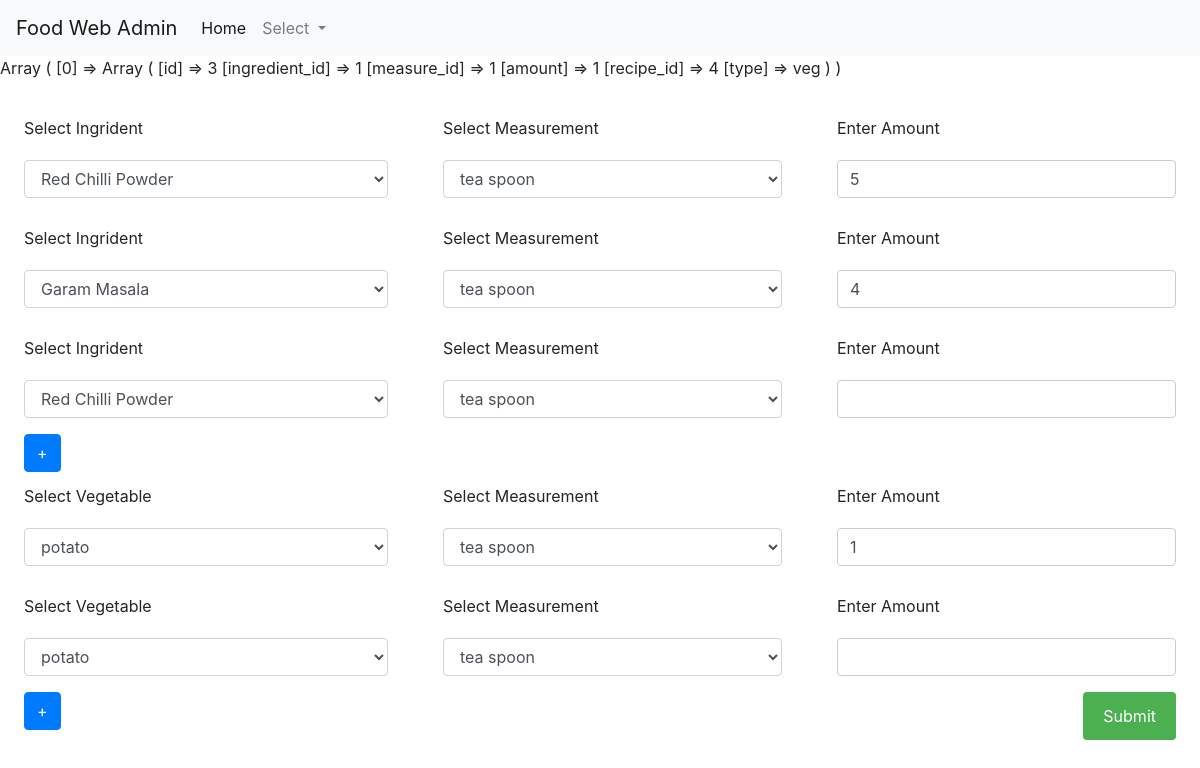
The app's page /admin/finalprocess.php?lid=4 with its own data.
### tables this page shows
CREATE TABLE `recipeprocess` (
  `id` int(5) NOT NULL,
  `ingredient_id` int(4) DEFAULT NULL,
  `measure_id` int(4) DEFAULT NULL,
  `amount` int(4) DEFAULT NULL,
  `recipe_id` int(4) DEFAULT NULL,
  `type` enum('ing','veg') DEFAULT NULL
);

### admin/finalprocess.php (the view, shortened to what this page needs)
<?php
include '../cdn.php';
include 'admin-nav.php';
include '../connection.php';
$idata=mysqli_fetch_all(mysqli_query($conn,"select * from recipeprocess where recipe_id=$_GET[lid] and type='ing'"),MYSQLI_ASSOC);
$vdata=mysqli_fetch_all(mysqli_query($conn,"select * from recipeprocess where recipe_id=$_GET[lid] and type='veg' "),MYSQLI_ASSOC);
print_r($vdata);
$vegetable = mysqli_fetch_all(mysqli_query($conn,"SELECT * FROM vegetable"),MYSQLI_ASSOC);
$ingredient = mysqli_fetch_all(mysqli_query($conn,"SELECT * FROM ingredient"),MYSQLI_ASSOC);
$measure = mysqli_fetch_all(mysqli_query($conn,"SELECT * FROM measure"),MYSQLI_ASSOC);
	?>
<div class="form-final" style="width: 100%; padding: 2%;">
	<form action="finalprocess.php?lid=<?php echo $_GET['lid'];?>" method="post">
			<?php
	 		if($idata){
	 			foreach ($idata as $ivalue) {
	 			?>
				<div class="row" >
					<div class="form-group cls-inner col-md-4">
						<label for="exampleFormControlSelect1">Select Ingrident</label>
						<select class="form-control" name="ingredient_id[]" id="exampleFormControlSelect1">
						<?php
				        foreach ($ingredient as $row)
				        {
						?>
							<?php $name = $row['name']; ?>
							<?php $id = $row['id']; ?>
							<?php
							if($ivalue['ingredient_id']==$row['id']){
							?>
						    <?php echo "<option selected value='$id'> $name</option>"; ?>
							<?php
							}else{
								echo "<option  value='$id'> $name</option>";
							}
		        		}
						?>
						</select>
			 		</div>
				 	<div class="form-group css-cls col-md-4">
					    <label for="exampleFormControlSelect1">Select Measurement</label>
					    <select class="form-control" name="measure_id[]" id="exampleFormControlSelect1">
						<?php
				        foreach ($measure as $row_measure)
				        {
						?>
							<?php $name = $row_measure['name']; ?>
							<?php $id = $row_measure['id']; ?>
							<?php
							if($ivalue['measure_id']==$row_measure['id']){
							?>
						    <?php echo "<option selected value='$id'> $name</option>"; ?>
						    <?php
							}else{
								 echo "<option value='$id'> $name</option>";
							}
						    ?>
						<?php
			        	}
						?>
						</select>
			 		</div>
			 		<div class="form-group css-cls col-md-4">
					    <label for="exampleFormControlSelect1">Enter Amount</label>
					    <input type="text" name="amount[]" value="<?php if($ivalue['amount']){echo $ivalue['amount'];} ?>" class="form-control" id="exampleFormControlSelect1">
				 	</div>
			 	</div>
	 			<?php
	 			}
	 		}
	 		?>
		<div class="row" id="fdiv">
			<div class="form-group cls-inner col-md-4">
				<label for="exampleFormControlSelect1">Select Ingrident</label>
				<select class="form-control" name="ingredient_id[]" id="exampleFormControlSelect1">
				<?php
		        foreach ($ingredient as $row)
		        {
				?>
					<?php $name = $row['name']; ?>
					<?php $id = $row['id']; ?>
				    <?php echo "<option value='$id'> $name</option>"; ?>
					<?php
        		}
				?>
				</select>
	 		</div>
		 	<div class="form-group css-cls col-md-4">
			    <label for="exampleFormControlSelect1">Select Measurement</label>
			    <select class="form-control" name="measure_id[]" id="exampleFormControlSelect1">
				<?php
		        foreach ($measure as $row_measure)
		        {
				?>
					<?php $name = $row_measure['name']; ?>
					<?php $id = $row_measure['id']; ?>
				    <?php echo "<option value='$id'> $name</option>"; ?>
				<?php
	        	}
				?>
				</select>
	 		</div>
	 		<div class="form-group css-cls col-md-4">
			    <label for="exampleFormControlSelect1">Enter Amount</label>
			    <input type="text" name="amount[]" class="form-control" id="exampleFormControlSelect1">
		 	</div>
	 	</div>
	 	<input type="button" class="btn btn-primary" value="+" onclick="adding()">
		<?php
 		if($vdata){
 			foreach ($vdata as $vvalue) {
 		?>
			<div class="row" id="sdiv">
				<div class="form-group cls-inner col-md-4">
					<label for="exampleFormControlSelect1">Select Vegetable</label>
					<select class="form-control" name="veg_id[]" id="exampleFormControlSelect1">
					<?php
			        foreach ($vegetable as $row)
			        {
					?>
						<?php $name = $row['name']; ?>
						<?php $id = $row['id']; ?>
						<?php
						if($vvalue['ingredient_id']==$row['id']){
						?>
					    <?php echo "<option selected value='$id'> $name</option>"; ?>
					    <?php
						}else{
							echo "<option  value='$id'> $name</option>";
						}
					    ?>
						<?php
	        		}
					?>
					</select>
		 		</div>
			 	<div class="form-group css-cls col-md-4">
				    <label for="exampleFormControlSelect1">Select Measurement</label>
				    <select class="form-control" name="vmeasure_id[]" id="exampleFormControlSelect1">
					<?php
			        foreach ($measure as $row_measure)
			        {
					?>
						<?php $name = $row_measure['name']; ?>
						<?php $id = $row_measure['id']; ?>
						<?php
						if($vvalue['measure_id']==$row_measure['id']){
						?>
					    <?php echo "<option selected value='$id'> $name</option>"; ?>
					    <?php
						}else{
							echo "<option  value='$id'> $name</option>";
						}
					    ?>
					<?php
		        	}
					?>
					</select>
		 		</div>
		 		<div class="form-group css-cls col-md-4">
				    <label for="exampleFormControlSelect1">Enter Amount</label>
				    <input type="text" name="veg_amount[]" value="<?php if($vvalue['amount']) echo $vvalue['amount']; ?>" class="form-control" id="exampleFormControlSelect1">
			 	</div>
		 	</div>
 		<?php
 			}
 		}
 		?>
	 	<div class="row" id="sdiv">
			<div class="form-group cls-inner col-md-4">
				<label for="exampleFormControlSelect1">Select Vegetable</label>
				<select class="form-control" name="veg_id[]" id="exampleFormControlSelect1">
				<?php
		        foreach ($vegetable as $row)
		        {
				?>
					<?php $name = $row['name']; ?>
					<?php $id = $row['id']; ?>
				    <?php echo "<option value='$id'> $name</option>"; ?>
					<?php
        		}
				?>
				</select>
	 		</div>
		 	<div class="form-group css-cls col-md-4">
			    <label for="exampleFormControlSelect1">Select Measurement</label>
			    <select class="form-control" name="vmeasure_id[]" id="exampleFormControlSelect1">
				<?php
		        foreach ($measure as $row_measure)
		        {
				?>
					<?php $name = $row_measure['name']; ?>
					<?php $id = $row_measure['id']; ?>
				    <?php echo "<option value='$id'> $name</option>"; ?>
				<?php
	        	}
				?>
				</select>
	 		</div>
	 		<div class="form-group css-cls col-md-4">
			    <label for="exampleFormControlSelect1">Enter Amount</label>
			    <input type="text" name="veg_amount[]" class="form-control" id="exampleFormControlSelect1">
		 	</div>
	 	</div>
	 	<input type="button" class="btn btn-primary" onclick="addveg()" value="+" >
		<input type="submit" class="btn btn-primary" value="Submit" name="submit">
	</form>
</div>

### style.css (style rules this page uses)
* { box-sizing: border-box; }
input[type=text], select, textarea { width: 100%; padding: 12px; border: 1px solid #ccc; border-radius: 4px; resize: vertical; }
label { padding: 12px 12px 12px 0; display: inline-block; }
input[type=submit] { background-color: #4CAF50; color: white; padding: 12px 20px; border: none; border-radius: 4px; cursor: pointer; float: right; }
.row:after { content: ""; display: table; clear: both; }
.form-final { width: 400px; }
.css-cls { padding-left: 40px; }

### records on screen
recipeprocess: amount "5"
recipeprocess: amount "4"
recipeprocess: amount "1"

### other values on screen
form field value "Red Chilli Powder"
form field value "tea spoon"
form field value "Garam Masala"
form field value "potato"
